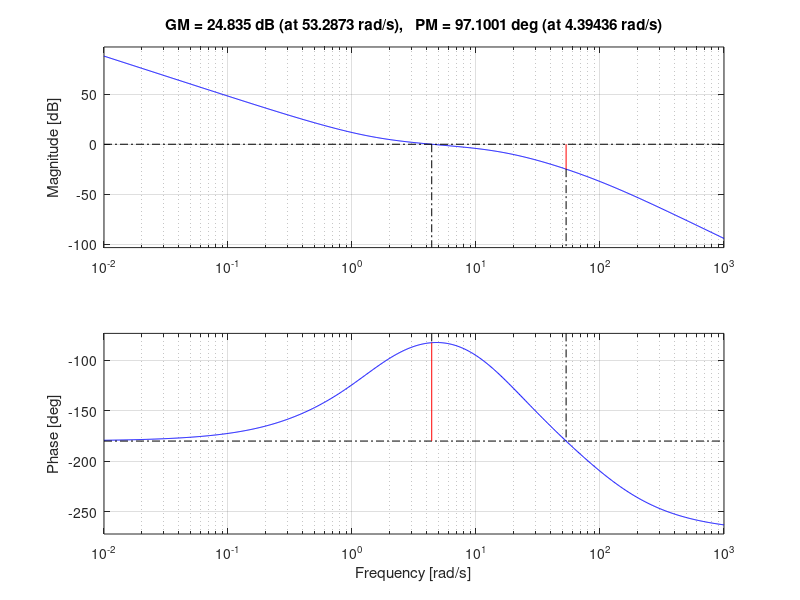
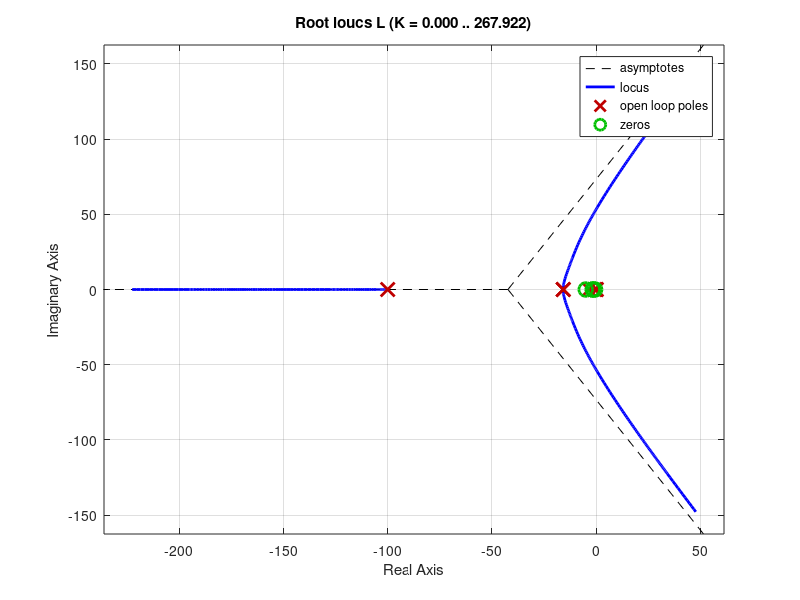
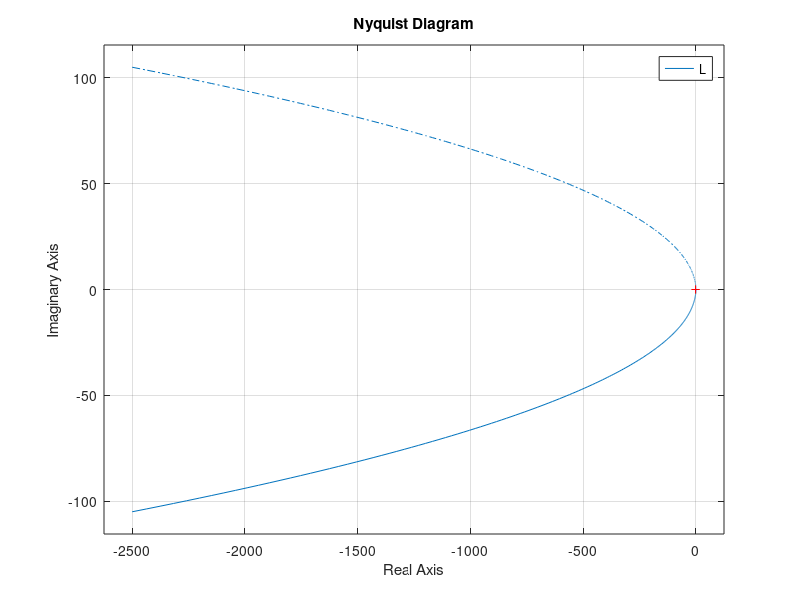
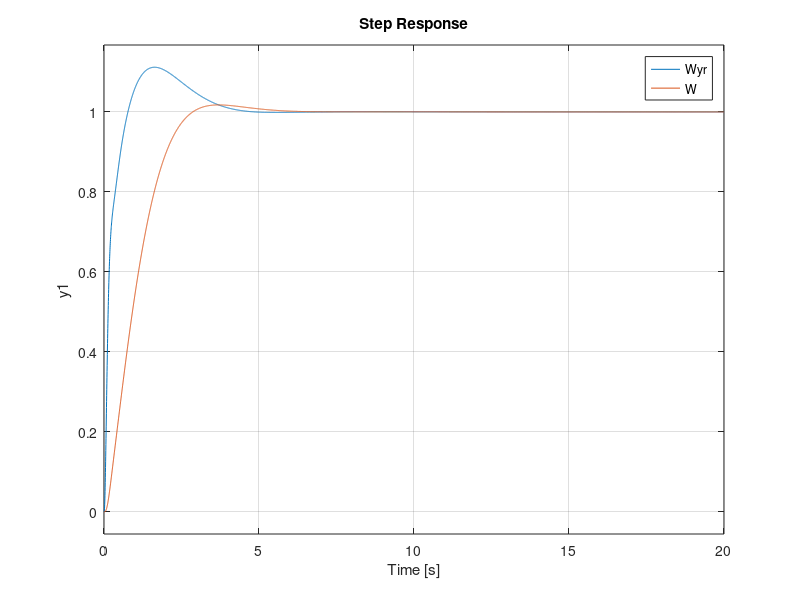

Source code (MATLAB) for these figures, in order:
% Controlli Automatici - Esame 22-02-2022

% Specifiche del controllore C:
% - Errore nullo per riferimento a rampa
% - Overshoot più piccolo possibile
% - Tempo di assestamento t_s più piccolo possibile

clc;
clearvars;
close all;

s = tf("s");
P = -(s + 5) / (s * (s^2 + 4*s + 2));

% Utilizzo i diagrammi di Bode, il luogo delle radici e il diagramma di
% Nyquist per avere informazioni sul plant P

% figure;
% margin(P);
% grid on;
% 
% figure;
% rlocus(P);
% 
% figure;
% nyquist(P);

% Soluzione 1: sintetizzare il controllore C partendo dal luogo delle
% radici. In particolare sapendo che P = -(s + 5) / (s * (s^2 + 4*s + 2))
% per ottenere un errore a regime nullo per il riferimento a rampa abbiamo
% che e_ss = lim_{s -> 0} s * -(s + 5) / (s * (s + 4*s + 2)) * R/s^2 =
% lim_{s -> 0} -(s + 5) / (s * (s^2 + 4*s + 2)) che essendo un sistema di
% tipo 1, per un riferimento a rampa, otteniamo e_ss = R / K, quindi
% aggiungo un polo nell'origine in modo tale che il sistema diventi di tipo
% 2, che per un riferimento a rampa ci permette di ottenere e_ss = 0.
% Inoltre inserisco un guadagno K = -1 per cambiare il segno al luogo
% delle radici poichè abbiamo sempre studiato per semplicità il caso K > 0.
% Pertanto la prima azione di controllo è un'azione di tipo PI.

K = -1;
C1 = K / s;

% A questo punto osserviamo che il luogo delle radici, del controllore che
% stiamo realizzando, presenta un polo all'infinito, pertanto conviene
% aggiungere uno zero per attirare tale polo nel semipiano sinistro. 
% Tuttavia con quest'ultima aggiunta il controllore C è descritto da una
% funzione propria (n = m), pertanto possiamo aggiungere anche un polo per
% rendere il controllore strettamente proprio (n > m).

tau_z = 1 / 0.5;
tau_p = 1 / 100;
C2 = (1 + tau_z * s) / (1 + tau_p * s);

% C = C1 * C2;
% figure;
% nyquist(C * P);
% pole(C * P)

% Utilizzando la funzione nyquist(C * P); è facile verificare che il
% sistema retroazionato è instabile. Pertanto possiamo utilizzare una rete
% correttrice per aumentare il margine di fase. In particolare la rete che
% ci permette di fare ciò è una rete anticipatrice, che talvolta diminuisce
% la sovraelongazione massima e il tempo di assestamento t_s.
% Tuttavia bisogna ricordare che alpha < 1, tau_ra > alpha * tau_ra e che
% w_m = 1 / (tau_ra * sqrt(alpha)).
% In particolare dall'ultima formula è possibile ricavare il valore di
% tau_ra e questo vuol dire che il valore di w_m risulterà arbitrario.

alpha = 0.1;
w_m = 5;
tau_ra = 1 / (w_m * sqrt(alpha));
Ra = (1 + tau_ra * s) / (1 + alpha * tau_ra * s);

% A questo punto costruiamo il blocco del controllore C, la funzione di
% guadagno ad anello aperto L(s) e anche la funzione del sistema in
% retroazione Wyr(s). Utilizzando il controllore C = C1 * C2 * Ra ed in
% particolare analizzando la risposta al gradino unitario ci accorgiamo che
% la sovraelongazione massima è del 41.4% mentre il tempo di assestamento è
% pari a t_s = 5.26s. Pertanto possiamo ottenere sicuramente risultati
% migliori. Ma in che modo? Se analizziamo il diagramma di Nyquist o i
% diagrammi di Bode vediamo che il margine di fase è Mf = 37.6deg ma
% normalmente per garantire la stabilità a lungo termine tale valore deve
% essere compreso tra 45deg e 60deg. Pertanto possiamo provare ad
% utilizzare nuovamente (in cascata) la rete correttrice Ra e ci aspettiamo
% che la sovraelongazione massima e il tempo di assestamento t_s
% diminuiscano ulteriormente.

% Utilizzando il controllore C = C1 * C2 * Ra^2 ed in particolare
% analizzando la risposta al gradino unitario ci accorgiamo che la
% sovraelongazione massima è 11.2% mentre il tempo di assestamento è
% pari a t_s = 3.62s. Pertanto poichè un overshoot accettabile è compreso
% tra 4% e 25% e poichè il tempo t_s si verifica per 0.6 < zeta < 0.7
% circa, possiamo affermare di aver rispettato ed implementato le
% specifiche di progettazione.

C = C1 * C2 * Ra^2;
L = C * P;
Wyr = minreal(L / (1 + L));

% Tuttavia possiamo migliorare ancora di più le specifiche inserendo un
% filtro passa basso Fr per rendere più smooth il segnale di riferimento,
% andando a filtrare le componenti ad alta frequenza del sistema e quindi
% riducendo ulteriormente la sovraelongazione massima. In particolare
% consideriamo Fr(s) = 1 / (1 + tau_fr * s) dove tau_fr = 1 in modo tale
% che il modulo della f.d.t. |F(jw)| = 1 / sqrt(1 + w^2 * tau_fr^2) e
% pertanto tracciando i diagrammi di Bode si evince che in corrispondenza
% della pulsazione di taglio w_c = 1 / tau_fr il guadagno calcolato in w_c
% è |Fr(jw_c)| = 1 / sqrt(2), che corrisponde ad un'attenuazione del
% segnale di -3dB. Inoltre ci costruiamo la funzione W(s) che
% naturalmente sarà data dalla cascata tra Fr(s) e Wyr(s).

tau_fr = 1;
Fr = 1 / (1 + tau_fr * s);

% figure;
% margin(Fr);
% grid on;

W = Fr * Wyr;

% Utilizzo i diagrammi di Bode, il luogo delle radici e il diagramma di
% Nyquist per avere informazioni sulla funzione del guadagno ad anello
% L(s), sul sistema in retroazione Wyr(s) e sul sistema filtrato W(s)
% (sempre in retroazione).

figure;
margin(L);
grid on;

figure;
rlocus(L);

figure;
nyquist(L);

figure;
step(Wyr, W);
grid on;

% Utilizzando il filtro Fr(s) ed in particolare analizzando la risposta al 
% gradino unitario ci accorgiamo che la sovraelongazione massima è 1.76%
% mentre il tempo di assestamento è pari a t_s = 2.58s. Pertanto possiamo
% affermare di aver migliorato ulteriormente le specifiche di progetto.

% A questo punto è il momento di analizzare se la soluzione proposta è
% accettabile, ed in particolare confrontiamo la risposta del sistema in
% retroazione con filtraggio a tempo continuo W(t) con l'imgresso a
% rampa.

t = 0:0.1:100;
ramp = t;

figure;
lsim(W, ramp, t);
grid on;











